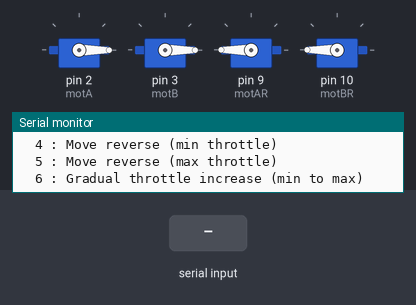
A sketch run on a simulated Arduino Uno, built with avr-gcc and run on an emulated ATmega328P. Parts: 4 × servo, the last lines printed to the serial monitor. The inputs (shaded band) are chosen by the test bench.

Above: at 1.4 s.
1.5 s: "6" received over Serial
At 3.4 s:
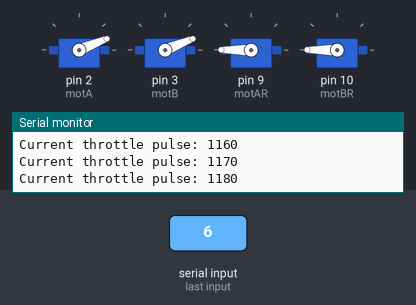
At 4.9 s:
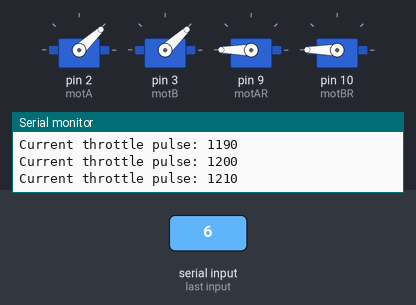
Timing chart, 0 to 22.5 s (numbered marks = the images above; inputs shaded):
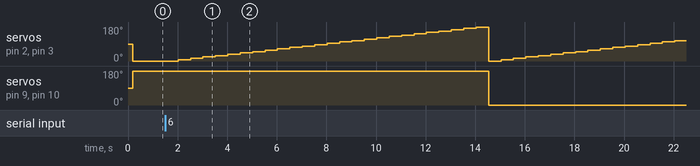

The sketch:

motorTesting.ino
```cpp
#include <Servo.h>
#define STOP_PULSE_LENGTH 1000 // Neutral/Stop pulse length in µs
#define MIN_PULSE_LENGTH 1150 // Minimum pulse length in µs
#define MAX_PULSE_LENGTH 1400 //DEFAULT - 2000 / SAFE - 1400 // Maximum pulse in µs

Servo motA, motB, motAR, motBR; // Servos for all motors
char data;

void setup() {
    Serial.begin(9600);

    motA.attach(2, MIN_PULSE_LENGTH, MAX_PULSE_LENGTH);
    motB.attach(3, MIN_PULSE_LENGTH, MAX_PULSE_LENGTH);
    motAR.attach(9, MIN_PULSE_LENGTH, MAX_PULSE_LENGTH);
    motBR.attach(10, MIN_PULSE_LENGTH, MAX_PULSE_LENGTH);

    displayInstructions();

    setThrottle(1000,0);
}

void loop() {
    if (Serial.available()) {
        data = Serial.read();

        switch (data) {
            case '1': // Neutral/Stop
                Serial.println("Stopping motors (neutral position)");
                setThrottle(1000,0);
                break;

            case '2': // Forward minimum throttle
                Serial.println("Moving forward at minimum throttle");
                setThrottle(MIN_PULSE_LENGTH, 0);
                break;

            case '3': // Forward maximum throttle
                Serial.println("Moving forward at maximum throttle");
                setThrottle(MAX_PULSE_LENGTH, 0);
                break;

            case '4': // Reverse minimum throttle
                Serial.println("Moving reverse at minimum throttle");
                setThrottle(MIN_PULSE_LENGTH, 1); // Slightly above neutral for reverse
                break;

            case '5': // Reverse maximum throttle
                Serial.println("Moving reverse at maximum throttle");
                setThrottle(MAX_PULSE_LENGTH, 1);
                break;

            case '6': // Gradual throttle increase
                Serial.println("Gradually increasing throttle from minimum to maximum");
                gradualThrottleIncrease();
                break;

            default:
                Serial.println("Invalid command. Please send 1-6.");
                displayInstructions();
        }
    }
}

void setThrottle(int pulseLength, int reverse) {
    motA.writeMicroseconds(pulseLength);
    motB.writeMicroseconds(pulseLength);
    if(reverse == 1){
      motAR.writeMicroseconds(STOP_PULSE_LENGTH);
      motBR.writeMicroseconds(STOP_PULSE_LENGTH);
    }
    else{
      motAR.writeMicroseconds(2000);
      motBR.writeMicroseconds(2000);
    }
}


void gradualThrottleIncrease() {
    for (int i = MIN_PULSE_LENGTH; i <= MAX_PULSE_LENGTH; i += 10) {
        Serial.print("Current throttle pulse: ");
        Serial.println(i);

        setThrottle(i,0);
        delay(500);
    }
    Serial.println("Reached maximum throttle.");


    for (int i = MIN_PULSE_LENGTH; i <= MAX_PULSE_LENGTH; i += 10) {
        Serial.print("Current throttle pulse Reverse: ");
        Serial.println(i);

        setThrottle(i,1);
        delay(500);
    }
    Serial.println("Reached maximum throttle reverse.");

    setThrottle(STOP_PULSE_LENGTH, 0);
}

void displayInstructions() {
    Serial.println("READY - PLEASE SEND INSTRUCTIONS AS FOLLOWING :");
    Serial.println("\t1 : Stop motors (neutral)");
    Serial.println("\t2 : Move forward (min throttle)");
    Serial.println("\t3 : Move forward (max throttle)");
    Serial.println("\t4 : Move reverse (min throttle)");
    Serial.println("\t5 : Move reverse (max throttle)");
    Serial.println("\t6 : Gradual throttle increase (min to max)");
}
```

Measured:
- after the input at 1.5 s, servo on pin 2 (motA), servo on pin 3 (motB): 0° → 7° after 0.52 s, → 14° 0.50 s later, → 22° 0.50 s later, → 29° 0.50 s later, … (41 changes in this stretch); servo on pin 9 (motAR), servo on pin 10 (motBR): 180° → 0° after 13.0 s
